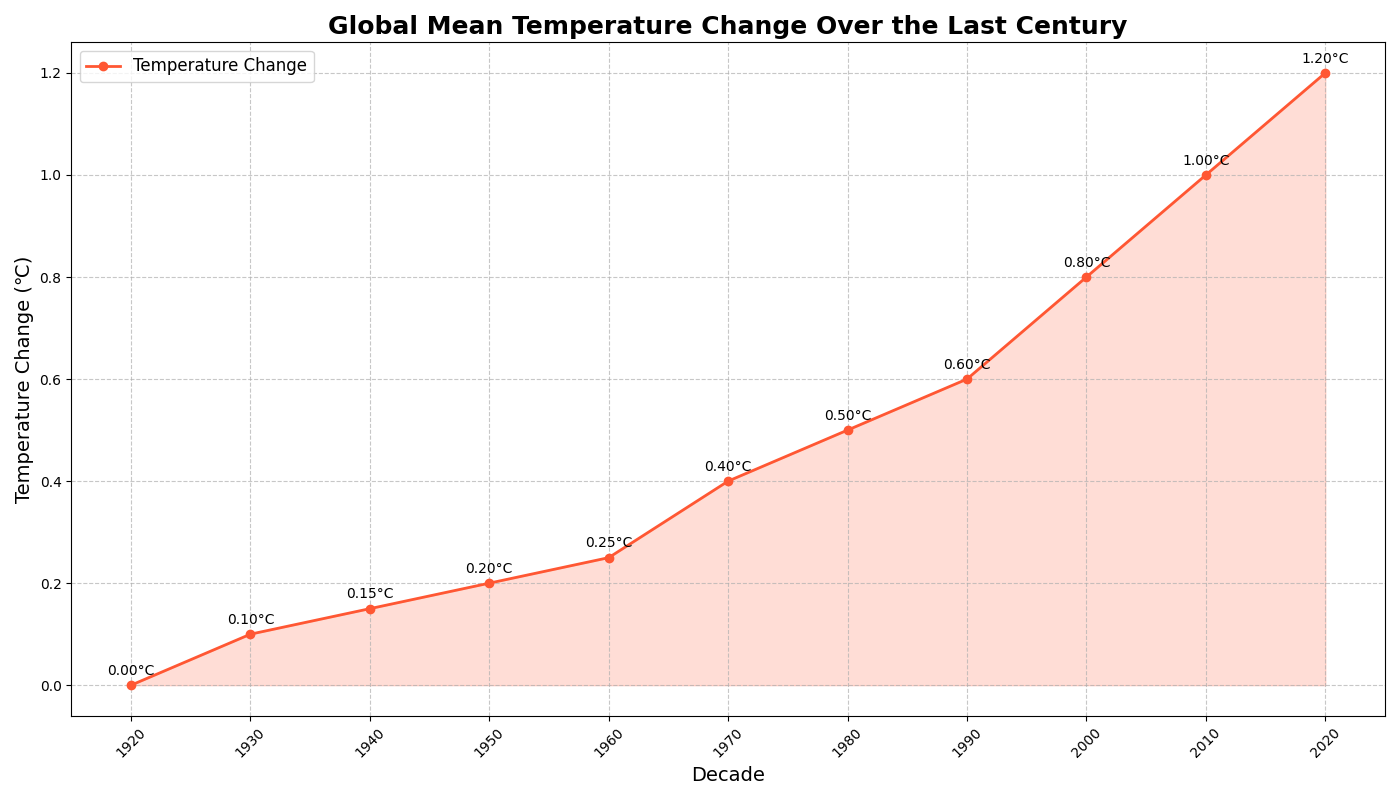

The script that drew this image:
import matplotlib.pyplot as plt
import numpy as np

decades = np.arange(1920, 2030, 10)
temp_changes = [0.0, 0.1, 0.15, 0.2, 0.25, 0.4, 0.5, 0.6, 0.8, 1.0, 1.2]

plt.figure(figsize=(14, 8))

# Changed the color from red to deep orange
plt.plot(decades, temp_changes, marker='o', linestyle='-', color='#FF5733', linewidth=2, label='Temperature Change')
plt.fill_between(decades, temp_changes, color='#FF5733', alpha=0.2)

for i in range(len(decades)):
    plt.text(decades[i], temp_changes[i]+0.02, f'{temp_changes[i]:.2f}°C', ha='center', fontsize=10)

plt.title('Global Mean Temperature Change Over the Last Century', fontsize=18, fontweight='bold')
plt.xlabel('Decade', fontsize=14)
plt.ylabel('Temperature Change (℃)', fontsize=14)
plt.grid(True, linestyle='--', alpha=0.7)
plt.legend(loc='upper left', fontsize=12)
plt.xticks(decades, rotation=45)
plt.tight_layout()
plt.show()
